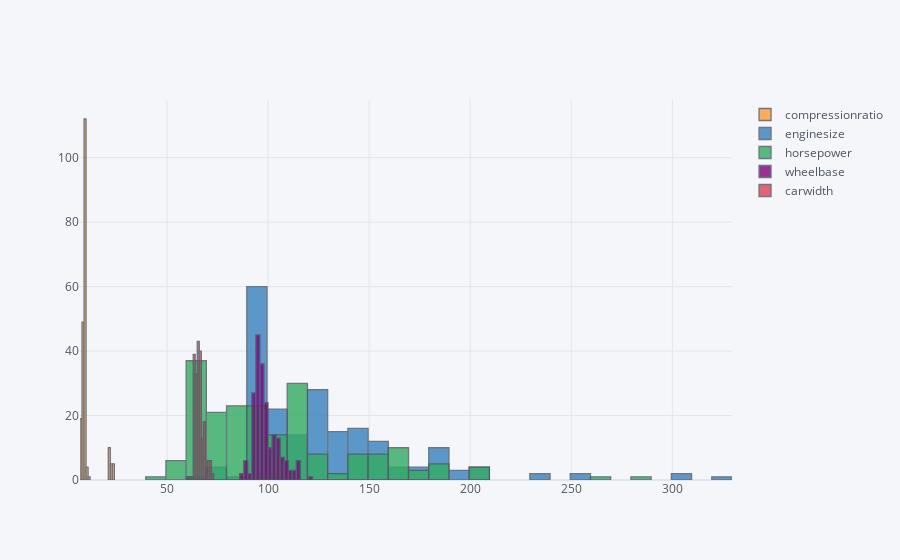

Write notebook code for a chart like this one.
### Code cell
df1[skew_cols.index].iplot(kind='hist');

### Figure 1 — Plotly figure (JSON) as saved in the notebook; plotly's stock layout.template omitted (floating-point values rounded to 4 significant figures; data arrays with more than 128 entries replaced by an {"elided": "..."} marker saying what was removed)
{"data": [{"histfunc": "count", "histnorm": "", "marker": {"color": "rgba(255, 153, 51, 1.0)", "line": {"color": "#4D5663", "width": 1.3}}, "name": "compressionratio", "opacity": 0.8, "orientation": "v", "type": "histogram", "x": {"elided": "205 float values"}}, {"histfunc": "count", "histnorm": "", "marker": {"color": "rgba(55, 128, 191, 1.0)", "line": {"color": "#4D5663", "width": 1.3}}, "name": "enginesize", "opacity": 0.8, "orientation": "v", "type": "histogram", "x": {"elided": "205 int values"}}, {"histfunc": "count", "histnorm": "", "marker": {"color": "rgba(50, 171, 96, 1.0)", "line": {"color": "#4D5663", "width": 1.3}}, "name": "horsepower", "opacity": 0.8, "orientation": "v", "type": "histogram", "x": {"elided": "205 int values"}}, {"histfunc": "count", "histnorm": "", "marker": {"color": "rgba(128, 0, 128, 1.0)", "line": {"color": "#4D5663", "width": 1.3}}, "name": "wheelbase", "opacity": 0.8, "orientation": "v", "type": "histogram", "x": {"elided": "205 float values"}}, {"histfunc": "count", "histnorm": "", "marker": {"color": "rgba(219, 64, 82, 1.0)", "line": {"color": "#4D5663", "width": 1.3}}, "name": "carwidth", "opacity": 0.8, "orientation": "v", "type": "histogram", "x": {"elided": "205 float values"}}], "layout": {"barmode": "overlay", "legend": {"bgcolor": "#F5F6F9", "font": {"color": "#4D5663"}}, "paper_bgcolor": "#F5F6F9", "plot_bgcolor": "#F5F6F9", "title": {"font": {"color": "#4D5663"}}, "xaxis": {"gridcolor": "#E1E5ED", "showgrid": true, "tickfont": {"color": "#4D5663"}, "title": {"font": {"color": "#4D5663"}, "text": ""}, "zerolinecolor": "#E1E5ED"}, "yaxis": {"gridcolor": "#E1E5ED", "showgrid": true, "tickfont": {"color": "#4D5663"}, "title": {"font": {"color": "#4D5663"}, "text": ""}, "zerolinecolor": "#E1E5ED"}}}
